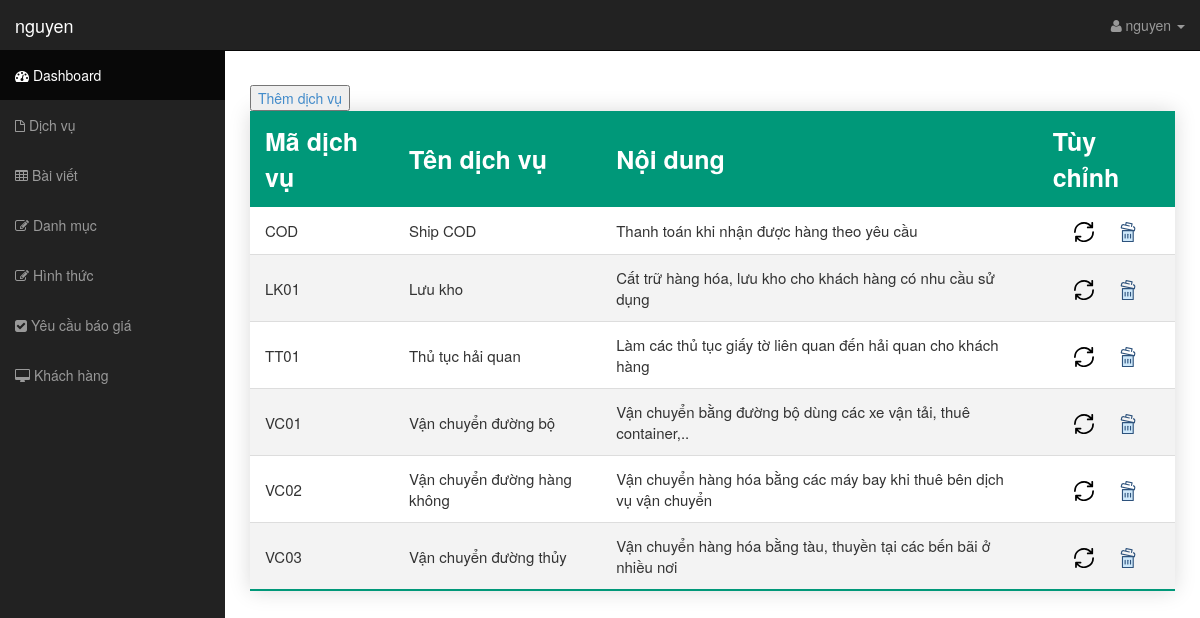
The app's page /controller/admin.php?view=dichvu (signed in), older data.
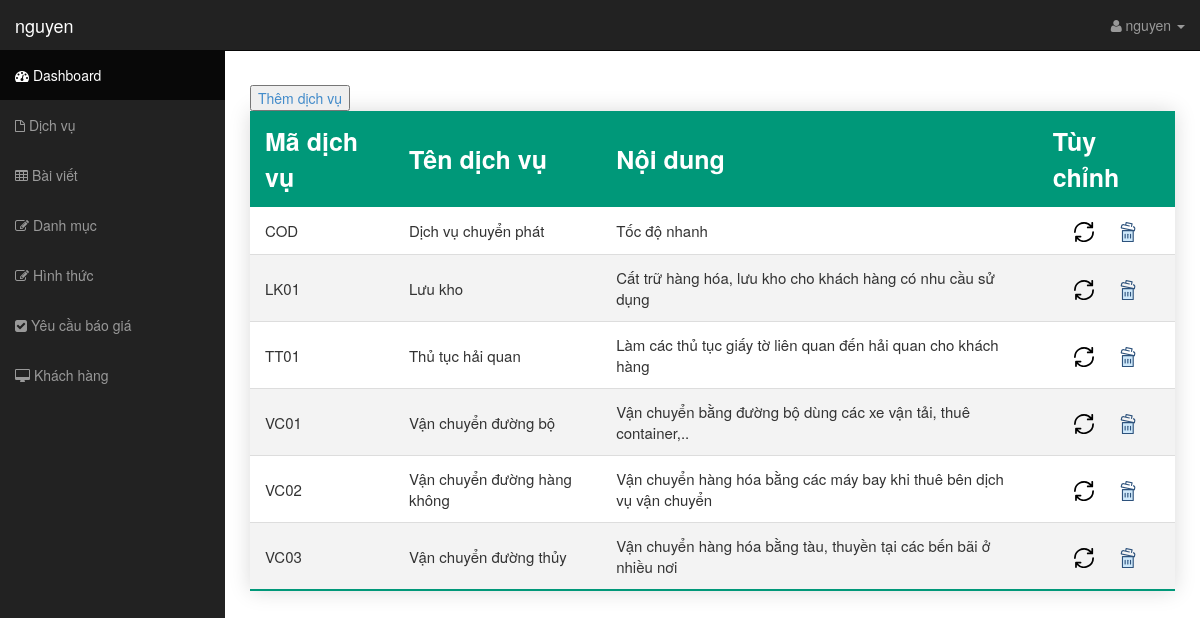
The same page, newer data.
### tables this page shows
CREATE TABLE `dichvu` (
  `madv` varchar(32) NOT NULL,
  `tendv` varchar(255) NOT NULL,
  `noidung` varchar(255) NOT NULL
);

### controller/admin.php (called while the page is built)
<?php
include "../view/admin/header.php";
include "../view/admin/admin.php";
include "../view/admin/footer.php";
?>

### model/thuvien.php (called while the page is built, shortened)
<?php
function showDatabase($pdo, $table) {
	$select = "SELECT * FROM $table";
	$stmt = $pdo->prepare($select);
	$stmt->execute();
	$element = $stmt->fetchAll(PDO::FETCH_ASSOC);
	return $element;
}
?>

### view/admin/dichvu.php (the view, shortened to what this page needs)
<div>
    <button>
        <a href="../controller/them_dv.php">Thêm dịch vụ</a>
    </button>
</div>
<table class="styled-table">
    <thead>
        <tr>
            <th>Mã dịch vụ</th>
            <th>Tên dịch vụ</th>
            <th>Nội dung</th>
            <th>Tùy chỉnh</th>
        </tr>
    </thead>
    <tbody>
        <?php
            $table = "dichvu";
            $row = showDatabase($pdo, $table);
            foreach ($row as $value) {
        ?>
            <tr>
                <td><?php echo $value['madv'];?></td>
                <td><?php echo $value['tendv'];?></td>
                <td><?php echo $value['noidung'];?></td>
                <td class="option">
                    <a class="update" href="../controller/sua_dv.php?madv=<?php echo $value['madv'];?>" value="">
                        <img src="../view/images/icon/update.svg" title="<?php echo $value['madv'];?>" alt="Cập nhật">
                    </a>
                    <a href="../controller/xoa_dv.php?madv=<?php echo $value['madv'];?>">
                        <img src="../view/images/icon/delete.svg" title="Xóa" alt="Xóa">
                    </a>
                </td>
            </tr>
        <?php } ?>
    </tbody>
</table>

Row changes from the older to the newer data that the page shows:
changed dichvu "COD": tendv "Ship COD" → "Dịch vụ chuyển phát"; noidung "Thanh toán khi nhận được hàng theo yêu cầu" → "Tốc độ nhanh"
